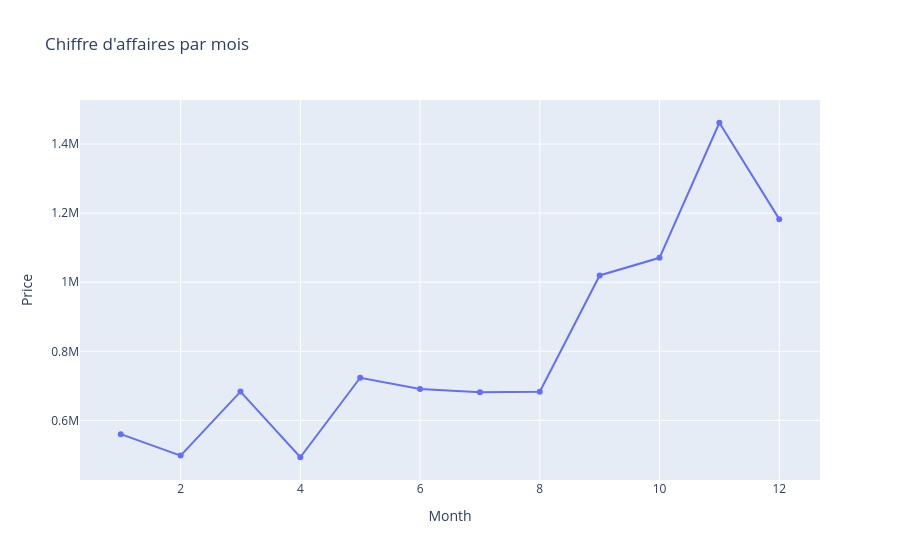

Notebook code for this chart:
### Code cell
fig_month = px.line(
    ca_mois,
    x="Month",
    y="Price",
    markers=True,
    title="Chiffre d'affaires par mois"
)

fig_month.show()

### Figure 1 — Plotly figure (JSON) as saved in the notebook; plotly's stock layout.template omitted (floating-point values rounded to 4 significant figures)
{"data": [{"hovertemplate": "Month=%{x}<br>Price=%{y}<extra></extra>", "legendgroup": "", "line": {"color": "#636efa", "dash": "solid"}, "marker": {"symbol": "circle"}, "mode": "lines+markers", "name": "", "orientation": "v", "showlegend": false, "type": "scatter", "x": [1, 2, 3, 4, 5, 6, 7, 8, 9, 10, 11, 12], "xaxis": "x", "y": [560000.0, 498100.0, 683300.0, 493200.0, 723300.0, 691100.0, 681300.0, 682700.0, 1020000.0, 1071000.0, 1462000.0, 1183000.0], "yaxis": "y"}], "layout": {"autosize": true, "legend": {"tracegroupgap": 0}, "title": {"text": "Chiffre d'affaires par mois"}, "xaxis": {"anchor": "y", "autorange": true, "domain": [0, 1], "range": [0.3244, 12.68], "title": {"text": "Month"}, "type": "linear"}, "yaxis": {"anchor": "x", "autorange": true, "domain": [0, 1], "range": [413300.0, 1542000.0], "title": {"text": "Price"}, "type": "linear"}}}
